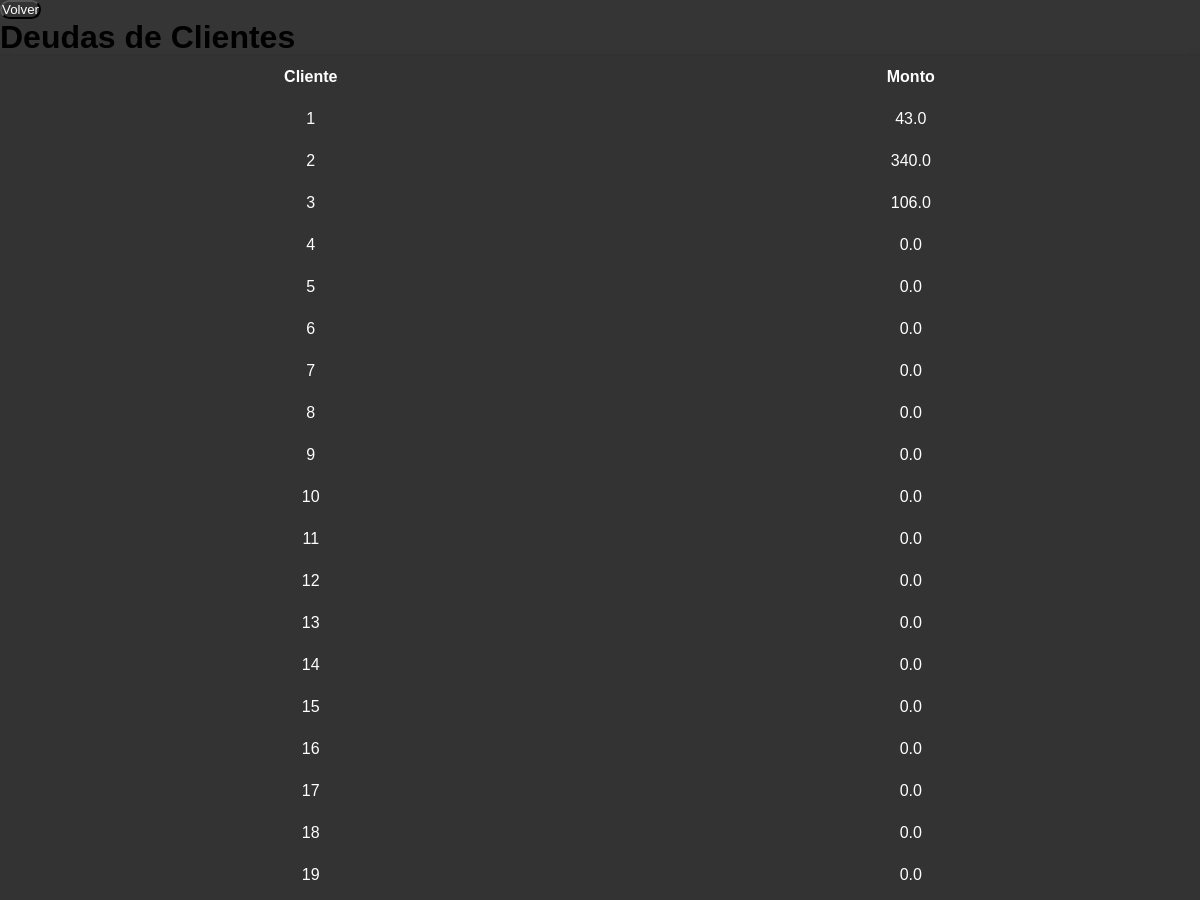
The page /ver_deudas/ver_deudas (upper part) on the database as committed earlier.
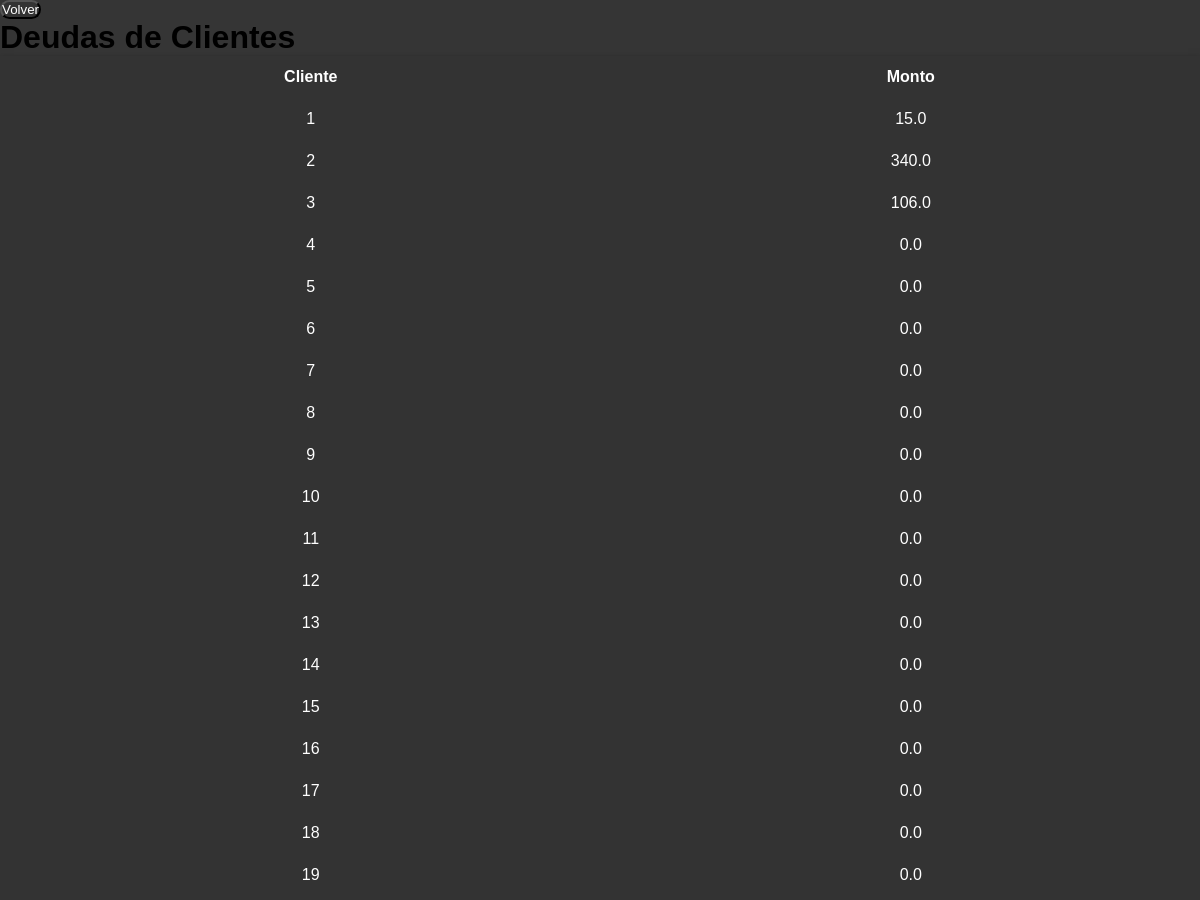
The same page on the database as committed later.
### tables this page shows
CREATE TABLE Deudas (
    cliente_id INTEGER PRIMARY KEY,
    monto_total REAL,
    FOREIGN KEY (cliente_id) REFERENCES "clientes_antiguo"(id)
);

### routes/clientes/subfunciones/ver_deudas.py (the view)
@deudas_bp.route('/ver_deudas')
def ver_deudas():
    db = get_db()
    cursor = db.execute('SELECT * FROM Deudas')
    deudas = cursor.fetchall()
    return render_template('/clientes/ver_deudas.html', deudas=deudas)

### app.py (called while the page is built)
def create_app():
    app = Flask(__name__, template_folder='templates')
    app.config['SECRET_KEY'] = cargar_clave_secreta()
    @app.before_request
    def before_request():
        g.db = get_db()
    @app.teardown_appcontext
    def teardown_appcontext(error):
        close_db(error)
    @app.route('/')
    def index():
        return render_template('index.html')
    app.register_blueprint(ventas_bp)
    app.register_blueprint(compras_bp)
    app.register_blueprint(clientes_bp)
    app.register_blueprint(inventario_bp)
    return app

### routes/database.py (called while the page is built)
def get_db():
    if 'db' not in g:
        g.db = sqlite3.connect(DATABASE)
        g.db.row_factory = sqlite3.Row
    return g.db

### templates/clientes/ver_deudas.html (shortened to what this page needs)
<!DOCTYPE html>
<html lang="es">
<head>
    <link rel="stylesheet" href="/static//css/global/style.css">
</head>
<body>
    <div class="contenido-principal">
        <button onclick="window.history.back()">Volver</button>
        <h1 class="titulo_principal">Deudas de Clientes</h1>
        <table>
            <thead>
                <tr>
                    <th>Cliente</th>
                    <th>Monto</th>
                </tr>
            </thead>
            <tbody>
                {% for deuda in deudas %}
                    <tr>
                        <td>{{ deuda['cliente_id'] }}</td>
                        <td>{{ deuda['monto_total'] }}</td>
                    </tr>
                {% endfor %}
            </tbody>
        </table>
    </div>
</body>
</html>

Rows that differ between the two databases and show on the page:
changed Deudas id 1: monto_total "43.0" → "15.0"
